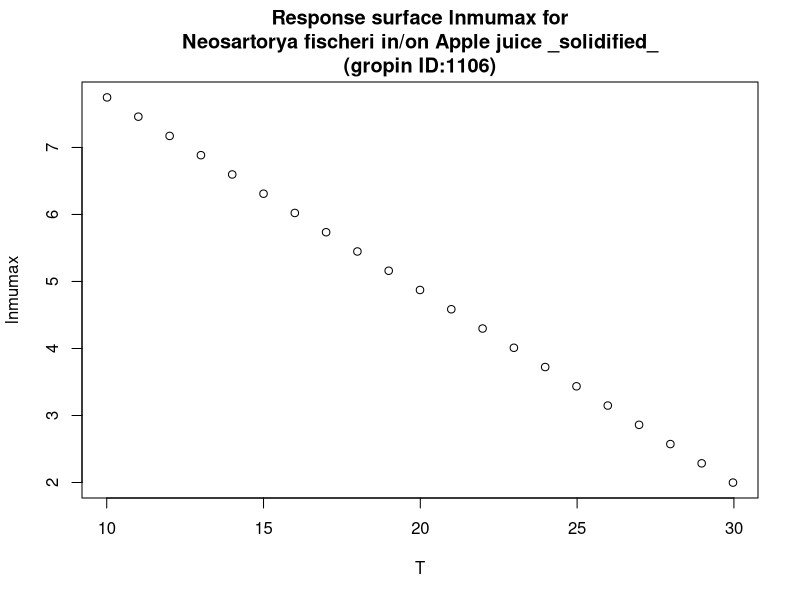

Generate this figure with R:
#############################
# start of Parameter script
#############################
T <- seq(10.01,29.97002997003,length.out=21)
#############################
# end of Parameter script
#############################
############################# 
# start of Model script Gropin ID 1106 
#############################
 
# constant coefficients for this model
 
variables <- data.frame(T)
argumentsPar <- expand.grid(variables)
 
# heart of the model
response_surface <- function(T) {
   mumax <-10.630-0.288*T

return(mumax=mumax)
} 

# output parameters
responseSurface <- cbind(argumentsPar,response_surface(argumentsPar['T']))
colnames(responseSurface) <- c(colnames(argumentsPar),'lnmumax')
#############################
# End of Model script
#############################
############################# 
# start of Visualisation script Gropin ID 1106 
#############################
plot(T,responseSurface$'lnmumax',xlab='T',
                          ylab='lnmumax',main='Response surface lnmumax for
Neosartorya fischeri in/on Apple juice _solidified_
(gropin ID:1106)')
#############################
# End of Visualisation script
#############################
